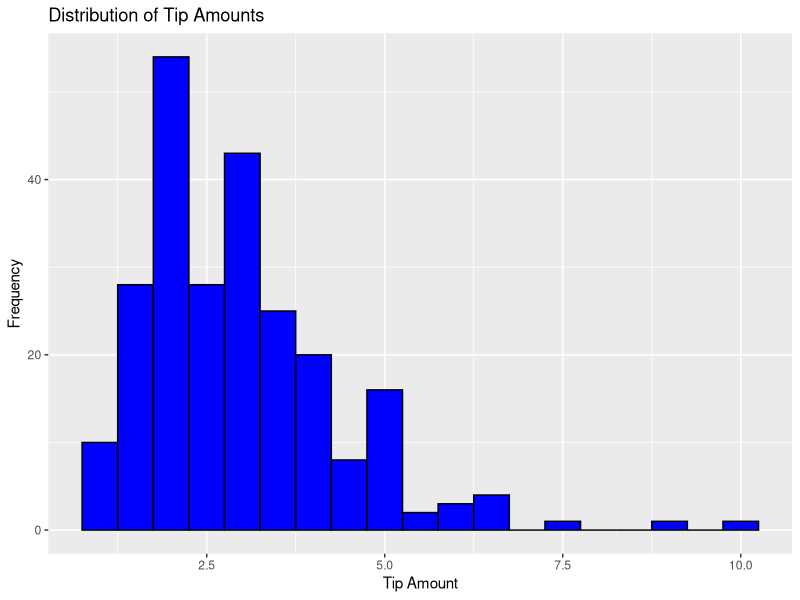
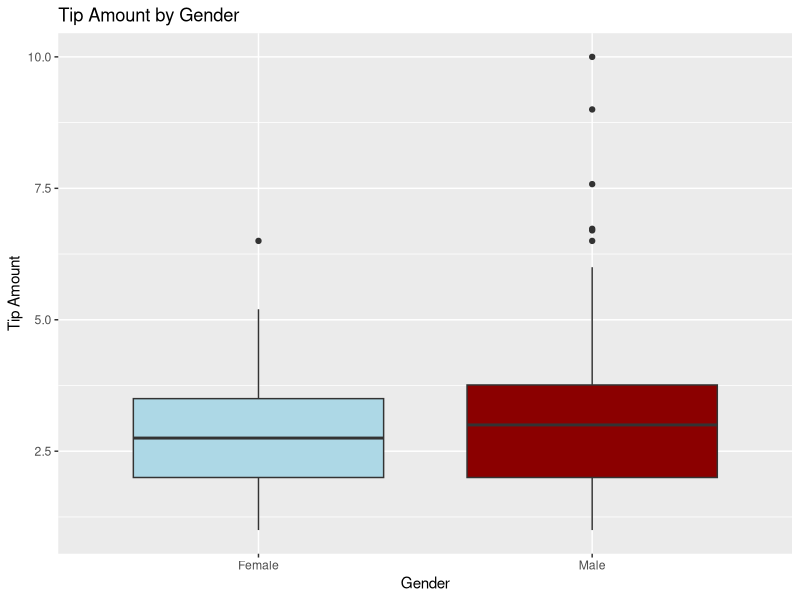
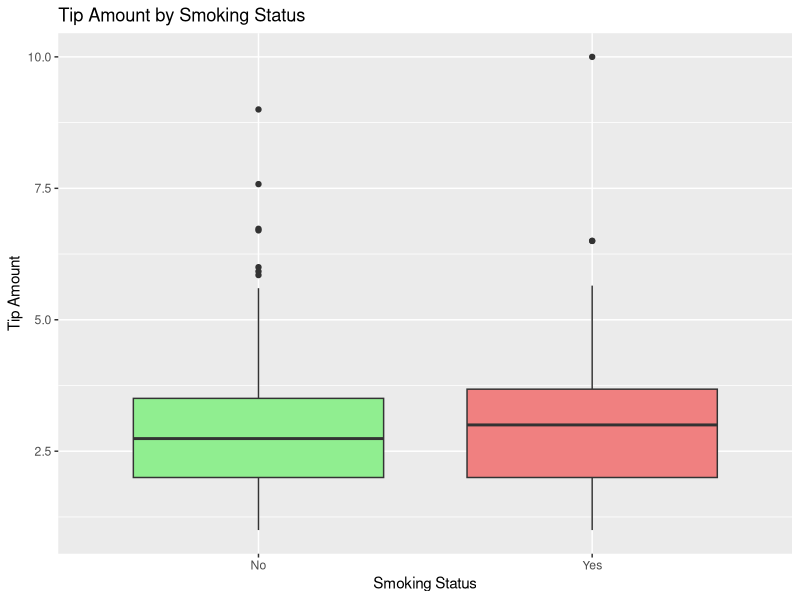
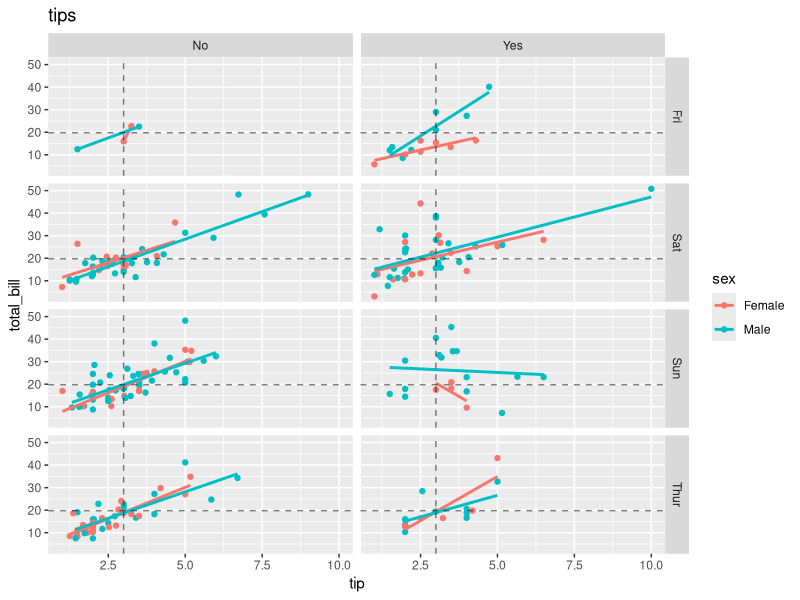

Write R code to recreate these figures, in order. (Note: this script raises an error after producing the figures.)
#24-0805 mon 21:41

#
#install.packages('reshape2')
library(reshape2)

reshape2::smiths
french_fries

#
reshape2::tips
tips |> 
  str()

# 데이터셋 구조
#미국의 한 식당에서 수집된 팁 데이터
  # total_bill: 식사 금액 (달러)
  # tip: 팁 금액 (달러)
  # sex: 고객의 성별 (Male/Female)
  # smoker: 흡연 여부 (Yes/No)
  # day: 요일 (Thur, Fri, Sat, Sun)
  # time: 식사 시간 (Lunch/Dinner)
  # size: 식사 인원

# 필요한 패키지 설치 및 로드
#install.packages("ggplot2")
library(ggplot2)

# 팁 금액의 분포를 히스토그램으로 시각화
ggplot(tips, aes(x = tip)) +
  geom_histogram(binwidth = 0.5, fill = "blue", color = "black") +
  ggtitle("Distribution of Tip Amounts") +
  xlab("Tip Amount") +
  ylab("Frequency")

# 성별에 따른 팁 금액의 차이를 상자그림으로 시각화
ggplot(tips, aes(x = sex, y = tip)) +
  geom_boxplot(fill = c("lightblue", "darkred")) +
  ggtitle("Tip Amount by Gender") +
  xlab("Gender") +
  ylab("Tip Amount")

# 흡연 여부에 따른 팁 금액의 차이를 상자그림으로 시각화
ggplot(tips, aes(x = smoker, y = tip)) +
  geom_boxplot(fill = c("lightgreen", "lightcoral")) +
  ggtitle("Tip Amount by Smoking Status") +
  xlab("Smoking Status") +
  ylab("Tip Amount")

#
tips |> names()
tips$total_bill |> mean()
tips$tip |> mean()
tips |> head()
  ggplot(data = tips, 
         aes(x = tip, 
             y = total_bill, 
             color = sex)) +
    geom_point() +
    facet_grid(day~smoker) +
    geom_smooth(se = F, method = 'lm') +
    ggtitle(label = 'tips') +
    geom_vline(xintercept = mean(tips$tip),
               alpha = .5, linetype = 2) +
    geom_hline(yintercept = mean(tips$total_bill), 
               alpha = .5, linetype = 2)

    mean(filter(tips, smoker %in% c("Yes")) |> with(tip))
    
      